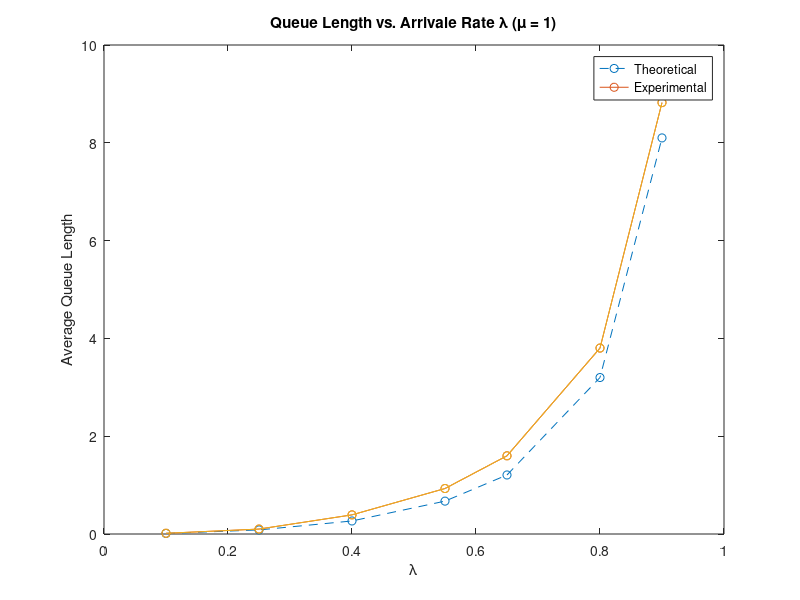
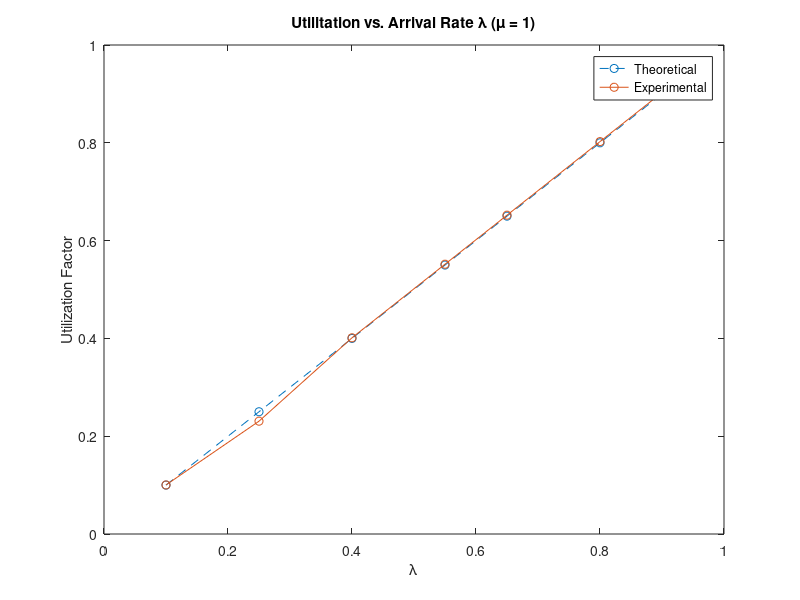
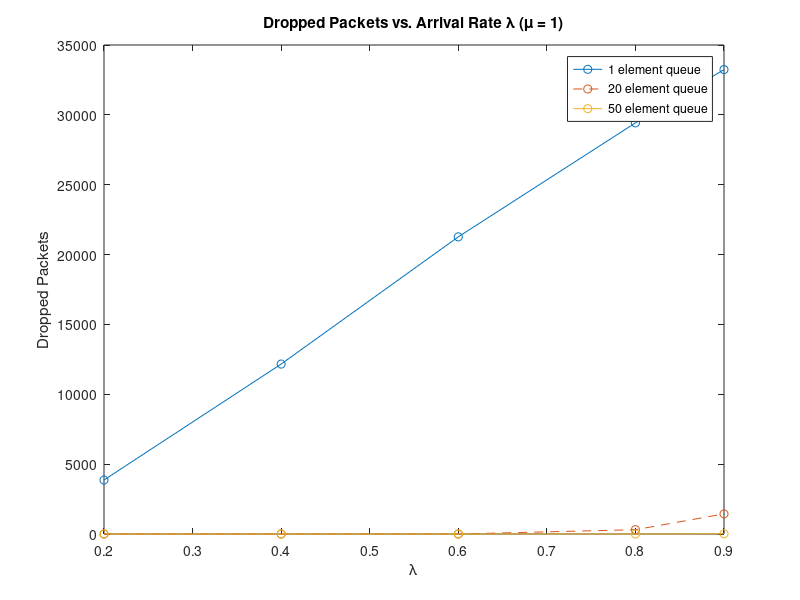

MATLAB code to generate these figures, in order:
clear; close all;

mu=1;
lambda=[0.1 0.25 0.4 0.55 0.65 0.8 0.9];
ro=lambda./mu;
N=ro.^2./(1-ro);


phase1p1 = csvread('statsp1.csv');
phase1p1ec = csvread('statsp1ec.csv');

phase1p3 = csvread('statsp3.csv');
phase1p3ec = csvread('statsp3ec.csv');


% Average queue length
sim_N = phase1p1(:,4);
%simp_N = phase1p1ec(:,4);

figure;
plot(lambda, N, '--o');
hold on;
plot(lambda, sim_N, '-o');
plot(lambda, sim_N, '-o');

title('Queue Length vs. Arrivale Rate \lambda (\mu = 1)');
xlabel('\lambda');
ylabel('Average Queue Length');
legend('Theoretical','Experimental')

print('queue_length.png','-dpng');


% Utilization

sim_ro = phase1p1(:,5);

figure;
plot(lambda, ro, '--o');
hold on;
plot(lambda, sim_ro, '-o');

title('Utilitation vs. Arrival Rate \lambda (\mu = 1)');
xlabel('\lambda');
ylabel('Utilization Factor');
legend('Theoretical','Experimental')

print('utilization.png','-dpng');


% dropped packets

dropped_1 = phase1p3(1:5,6)';
dropped_20 = phase1p3(6:10,6)';
dropped_50 = phase1p3(11:15,6)';
lambda = [0.2 0.4 0.6 0.8 0.9];

figure;
plot(lambda, dropped_1, '-o');
hold on;
plot(lambda, dropped_20, '--o');
plot(lambda, dropped_50, '.-o');

title('Dropped Packets vs. Arrival Rate \lambda (\mu = 1)');
xlabel('\lambda');
ylabel('Dropped Packets');
legend('1 element queue', '20 element queue', '50 element queue');

print('packets_dropped.png','-dpng');
